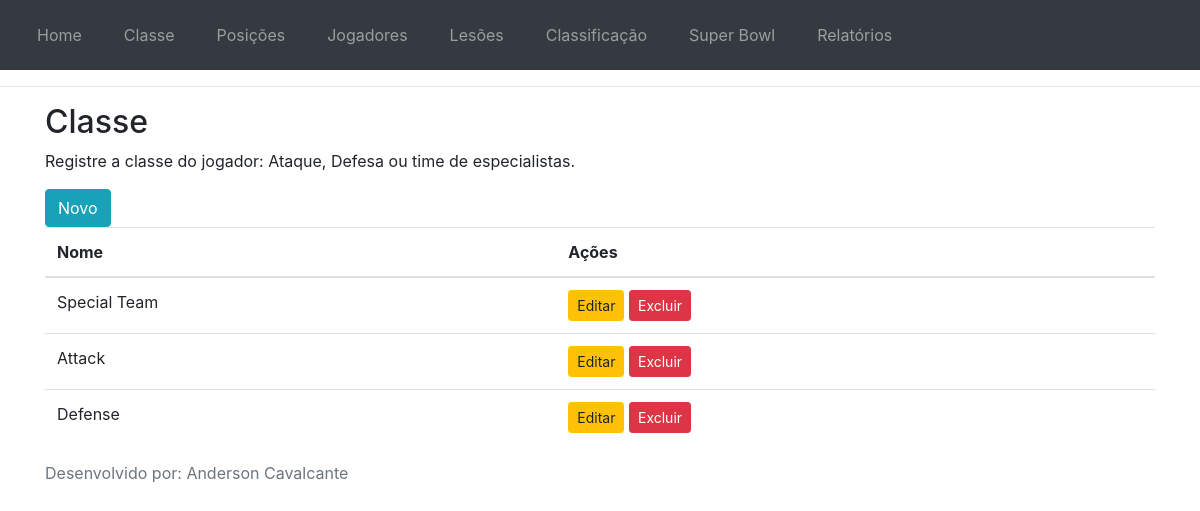
/classe/classe.php (signed in), run on the app's committed database.
### tables this page shows
CREATE TABLE `classe` (
  `id` int(11) NOT NULL,
  `nome` varchar(30) NOT NULL
);

### classe/lista_classe.php (the view)
<div class="container">
    <h2>Classe</h2>
    <p>Registre a classe do jogador: Ataque, Defesa ou time de especialistas.</p>
    <a class="btn btn-info" href="classe.php?acao=novo">Novo</a>
    <?php if (count($registros)==0): ?>
    <p>Sem registros encontrados</p>
    <?php else: ?>
    <table class="table table-hover table-stripped">
        <thead>
            <th>Nome</th>
            <th>Ações</th>
        </thead>
        <tbody>
            <?php foreach ($registros as $linha): ?>
            <tr>
                <td><?php echo $linha['nome']; ?></td>
                <td>
                    <a class="btn btn-warning btn-sm" href="classe.php?acao=buscar&id=<?php echo $linha['id']; ?>">Editar</a>
                    <a class="btn btn-danger btn-sm" href="classe.php?acao=excluir&id=<?php echo $linha['id']; ?>">Excluir</a>
                </td>
            </tr>
            <?php endforeach; ?>
        </tbody>
    </table>
    <?php endif; ?>
</div>

### data on the page
classe: nome "Special Team"
classe: nome "Attack"
classe: nome "Defense"
